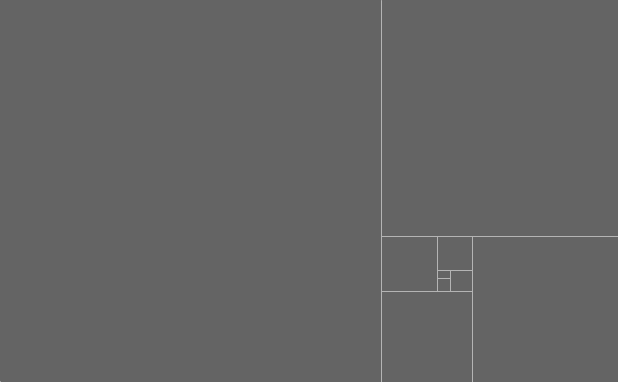
Frame 1 (no input)
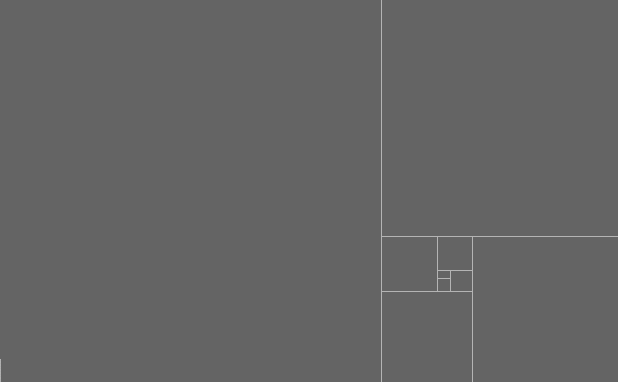
Frame 60 (the mouse pressed at the canvas centre just before this capture)
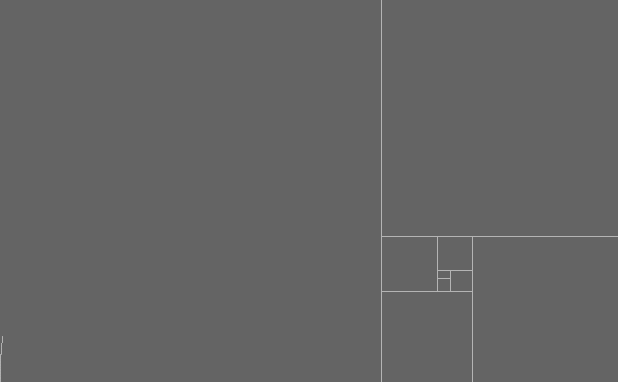
Frame 120 (the mouse held since frame 60 and released just before this capture)

The Processing sketch that drew these frames (run headless with seeded random() and noise(); from frame 60 on, the mouse is pressed at the canvas centre):

// Processing sketch: processing_120866
// ── processing_120866.pde

//aurea
float s1=.001; //velocidad del giro
float f1=-HALF_PI; //establece la posicion en radianes
float x1, x2, x3, x4, y1, y2, y3, y4;
float r1, r2, r3, r4, r5, r6, r7, r8;
  float a1= .618; //factores de proporcion
  float a2= .382; //
  float posicionX; // variable para resumir ubicacion en X
  float posicionY; // variable para resumir ubicacion en Y
  
void setup() {
size (618, 382);
background(100);
stroke(180);
}
void draw() {
  float w= width;
  float h= height;
  f1-=s1;
  //centros de los circulos
x1= w*a1;
x2= x1+((w-x1)*a2);
x3= x2-((x2-x1)*a2);
x4=x3+((x2-x3)*a2);
y1= h*a1;
y2= y1+((h-y1)*a2);
y3= y2-((y2-y1)*a2);
y4= y3+((y2-y3)*a2);
 //radios
r1= x1;
r2= y1;
r3= h-y1;
r4= x2-x1;
r5= x3-x1;
r6= y3-y1;
r7= x2-x4; 
r8= y2-y4; 
        //variables de posicion y radio
  float pX=x1;
  float pY=h;
  float r=r1;
line(x1, 0, x1, h);
line(x1, y1, w, y1);
line(x2, y1, x2, h);
line(x2, y2, x1, y2);
line(x3, y2, x3, y1);
line(x3, y3, x2, y3);
line(x4, y3, x4, y2);
line(x4, y4, x3, y4);
if (f1<-3.14){
pY=y1;
r=r2;
}
if (f1<-4.71){
pX=x2;
r=r3;
}
if (f1<-6.32){
pY=y2;
r=r4;
}
if (f1<-7.85){
pX=x3;
r=r5;
}
if (f1<-9.42){
pY=y3;
r=r6;
}
if (f1<-10.99){
pX=x4;
r=r7;
}
if (f1<-12.56){
pY=y4;
r=r8;
}
if (f1<-14.13){
s1=0;
}
posicionX= pX+sin(f1)*r;
posicionY=pY+cos(f1)*r;
point (posicionX, posicionY);
}
/*pivotes y radio
1  x1, h, r1
2  x1, y1, r2
3  x2, y1, r3
4  x2, y2, r4
5  x3, y2, r5
6  x3, y3, r6
*/
